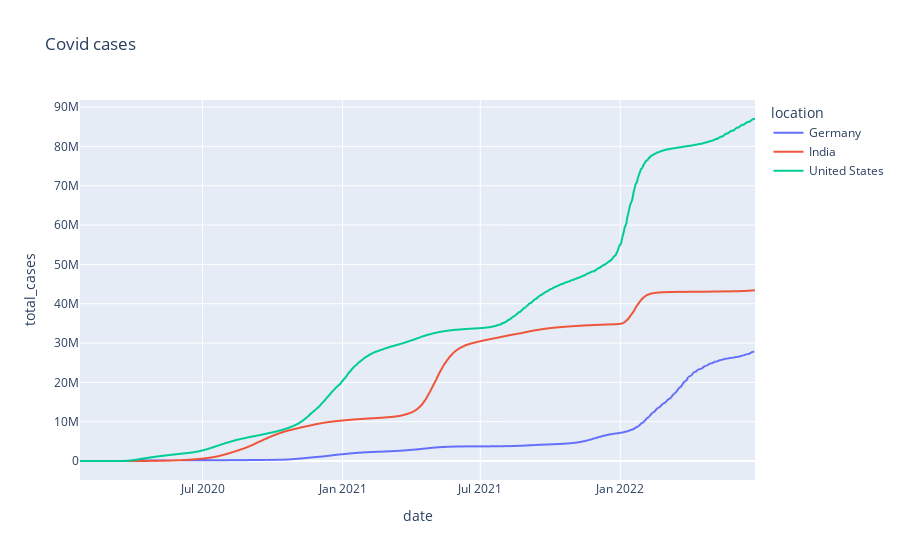

This figure's notebook cell:
### Code cell
fig = px.line(df_my_list, x="date", y="total_cases",color = 'location', title='Covid cases')
fig.show()

### Figure 1 — Plotly figure (JSON) as saved in the notebook; plotly's stock layout.template omitted (floating-point values rounded to 4 significant figures; data arrays with more than 128 entries replaced by an {"elided": "..."} marker saying what was removed)
{"data": [{"hovertemplate": "location=Germany<br>date=%{x}<br>total_cases=%{y}<extra></extra>", "legendgroup": "Germany", "line": {"color": "#636efa", "dash": "solid"}, "marker": {"symbol": "circle"}, "mode": "lines", "name": "Germany", "showlegend": true, "type": "scattergl", "x": {"elided": "883 str values"}, "xaxis": "x", "y": {"elided": "883 int values"}, "yaxis": "y"}, {"hovertemplate": "location=India<br>date=%{x}<br>total_cases=%{y}<extra></extra>", "legendgroup": "India", "line": {"color": "#EF553B", "dash": "solid"}, "marker": {"symbol": "circle"}, "mode": "lines", "name": "India", "showlegend": true, "type": "scattergl", "x": {"elided": "879 str values"}, "xaxis": "x", "y": {"elided": "879 int values"}, "yaxis": "y"}, {"hovertemplate": "location=United States<br>date=%{x}<br>total_cases=%{y}<extra></extra>", "legendgroup": "United States", "line": {"color": "#00cc96", "dash": "solid"}, "marker": {"symbol": "circle"}, "mode": "lines", "name": "United States", "showlegend": true, "type": "scattergl", "x": {"elided": "887 str values"}, "xaxis": "x", "y": {"elided": "887 int values"}, "yaxis": "y"}], "layout": {"legend": {"title": {"text": "location"}, "tracegroupgap": 0}, "title": {"text": "Covid cases"}, "xaxis": {"anchor": "y", "domain": [0, 1], "title": {"text": "date"}}, "yaxis": {"anchor": "x", "domain": [0, 1], "title": {"text": "total_cases"}}}}
